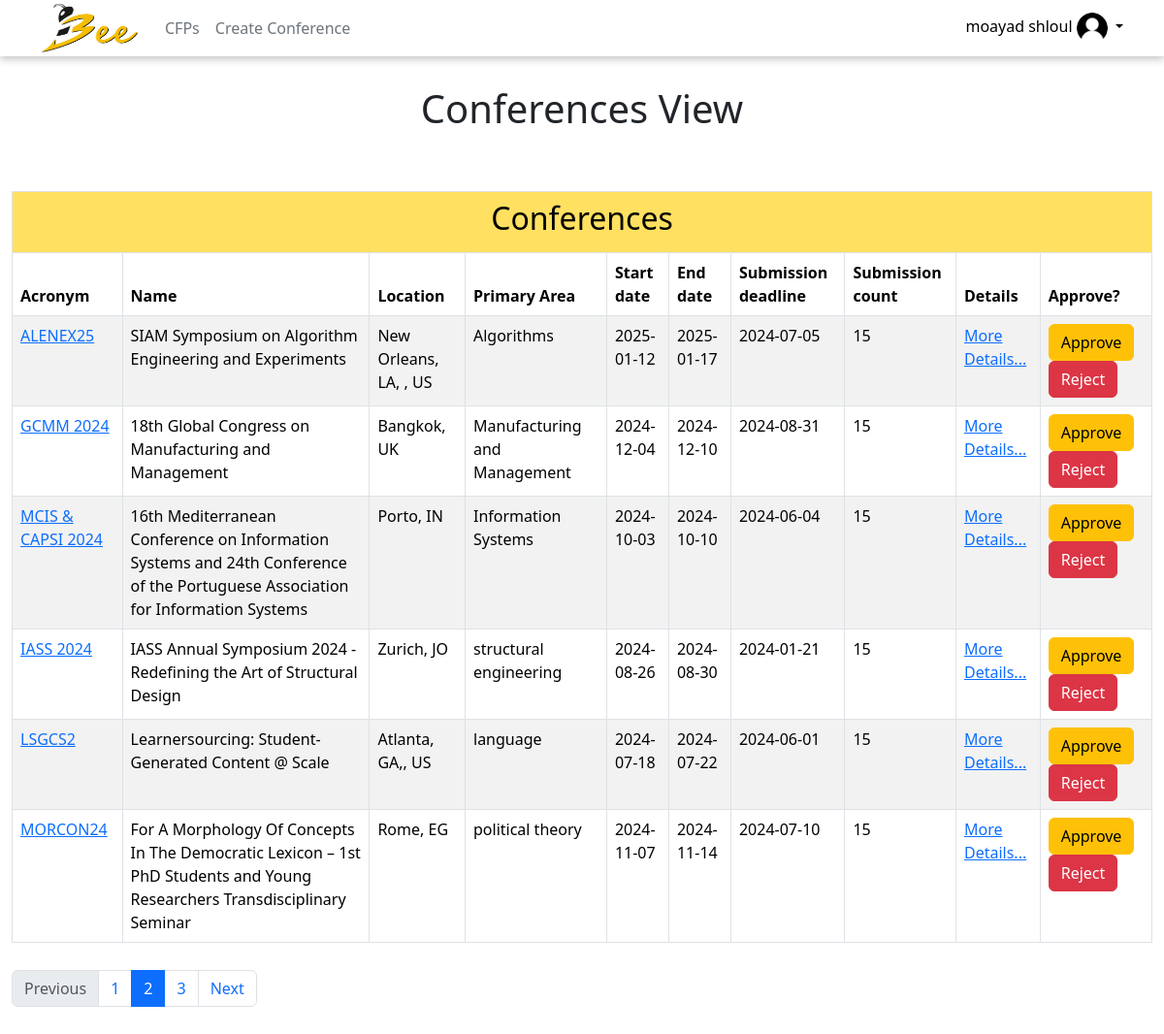
The app's page /tech_admin/index.php (signed in) with its own data.
### tables this page shows
CREATE TABLE `users` (
  `user_id` int(11) NOT NULL,
  `full_name` varchar(255) DEFAULT NULL,
  `email` varchar(255) DEFAULT NULL,
  `phone` varchar(200) DEFAULT NULL,
  `password` varchar(500) DEFAULT NULL,
  `DOB` date NOT NULL,
  `region` varchar(255) DEFAULT NULL,
  `status` int(11) DEFAULT NULL,
  `created_date` timestamp NOT NULL DEFAULT current_timestamp()
);

CREATE TABLE `conference` (
  `conf_id` int(11) NOT NULL,
  `conf_name` varchar(255) DEFAULT NULL,
  `acronym` varchar(200) DEFAULT NULL,
  `start_date` date DEFAULT NULL,
  `end_date` date DEFAULT NULL,
  `sub_deadline` date DEFAULT NULL,
  `sub_count` int(11) DEFAULT NULL,
  `country` varchar(200) DEFAULT NULL,
  `city` varchar(200) DEFAULT NULL,
  `web_page` varchar(200) DEFAULT NULL,
  `primary_area` varchar(200) DEFAULT NULL,
  `sec_area` varchar(200) DEFAULT NULL,
  `area_note` varchar(2500) DEFAULT NULL,
  `user_id` int(11) DEFAULT NULL,
  `contact_phone` varchar(200) DEFAULT NULL,
  `extra_info` varchar(3000) DEFAULT NULL,
  `created_date` timestamp NOT NULL DEFAULT current_timestamp() ON UPDATE current_timestamp(),
  `conf_status` int(11) DEFAULT NULL
);

### userdata.php (called while the page is built, shortened)
<?php
include 'conn.php';
if(isset($_SESSION['user_login'])){
    $user_email = $_SESSION['user_login'];
    function getUserData(){
        global $db;
        global $user_email;
        $sql_userdata = "SELECT * FROM users where email='$user_email'";
        $result_user = mysqli_query($db,$sql_userdata);
        $row = mysqli_fetch_assoc($result_user);
        $userdata = array(
            'user_id' => $row['user_id'],
            'full_name' => $row['full_name'],
            'email' => $row['email'],
            'phone' => $row['phone'],
            'dob' => $row['DOB'],
            'region' => $row['region'],
            'status' => $row['status']
        );
        return $userdata;
    }
}
?>

### tech_admin/index.php (the view, shortened to what this page needs)
<?php
include '../userdata.php';
include '../header.php';
$sql_getConf = "SELECT * FROM conference";
$result_conf = mysqli_query($db,$sql_getConf);
?>
<!DOCTYPE html>
<html>
    <head>
        <link href="https://cdn.jsdelivr.net/npm/bootstrap@5.3.2/dist/css/bootstrap.min.css" rel="stylesheet">
        <link href="../CSS/style.css" rel="stylesheet">
    </head>
    <header class="p-3" id="header">
        <?php echo get_header(); ?>
    </header>
    <body>
        <div class="row main-row">
            <div class="col-md-12">
                <div class="row mb-3">
                    <div class="col-md-12" style="margin-top: 30px;">
                        <div class="row">
                            <div class="col-md-12" style="text-align: center;">
                                <h1>Conferences View</h1>
                            </div>
                        </div>
                    </div>
                </div>
                <div class="row">
                    <div class="col-md-12 " style="padding: 12px; margin-top: 25px;">
                        <div class="cfp-table-div">
                            <table class="table table-striped table-bordered">
                                <thead class="thead-dark">
                                    <tr style="text-align: center;" ><th colspan="10" class="cfp-table"><h2>Conferences</h2></th></tr>
                                    <tr>
                                        <th>Acronym</th>
                                        <th>Name</th>
                                        <th>Location</th>
                                        <th>Primary Area</th>
                                        <th>Start date</th>
                                        <th>End date</th>
                                        <th>Submission deadline</th>
                                        <th>Submission count</th>
                                        <th>Details</th>
                                        <th>Approve?</th>
                                    </tr>
                                </thead>
                                <tbody>
                                    <?php
                                    while($row_conf = mysqli_fetch_assoc($result_conf)){
                                        echo '<tr>
                                        <td><a class="link" href="../conf_cfp">'.$row_conf['acronym'].'</a></td>
                                        <td>'.$row_conf['conf_name'].'</td>
                                        <td>'.$row_conf['city'].', '.$row_conf['country'].'</td>
                                        <td>'.$row_conf['primary_area'].'</td>
                                        <td>'.$row_conf['start_date'].'</td>
                                        <td>'.$row_conf['end_date'].'</td>
                                        <td>'.$row_conf['sub_deadline'].'</td>
                                        <td>15</td>
                                        <td><a href="#" data-id="'.$row_conf['conf_id'].'" name="conf-details">More Details...</a></td>
                                        <td>
                                            <button class="btn btn-warning" name="approve-btn" data-id="'.$row_conf['conf_id'].'">Approve</button>
                                            <button class="btn btn-danger" name="reject-btn" data-id="'.$row_conf['conf_id'].'">Reject</button>
                                        </td>
                                        </tr>';
                                    }
                                    ?>
                                </tbody>
                            </table>
                        </div>
                    </div>
                </div>
                <div class="row">
                    <div class="col-md-12 mb-3">
                        <div class="pagination-div">
                            <ul class="pagination">
                                <li class="page-item disabled">
                                <span class="page-link">Previous</span>
                                </li>
                                <li class="page-item"><a class="page-link" href="#">1</a></li>
                                <li class="page-item active">
                                <span class="page-link">
                                    2
                                </span>
                                </li>
                                <li class="page-item"><a class="page-link" href="#">3</a></li>
                                <li class="page-item">
                                <a class="page-link" href="#">Next</a>
                                </li>
                            </ul>
                        </div>
                    </div>
                </div>
            </div>
        </div>
    </body>
</html>

### header.php (shortened to what this page needs)
<?php
function get_header(){
    $login = false;
    if(isset($_SESSION['user_login'])){
        $login = true;
    }
    $header = '';
    switch($login){
        case true :
            $userdata = getUserData();
            $userName = $userdata['full_name'];
            $header = '<div class="container">
            <div class="d-flex flex-wrap align-items-center justify-content-center justify-content-lg-start">
              <a href="../home" class="d-flex align-items-center mb-2 mb-lg-0 link-body-emphasis text-decoration-none">
                  <img src="../images/logo.png" style="height: 50px; width: 100px; margin: 0; margin-right: 20px;">
              </a>
              <ul class="nav col-12 col-lg-auto me-lg-auto mb-2 justify-content-center mb-md-0">
                  <li><a href="../cfp" class="nav-link px-2 link-secondary">CFPs</a></li>
                  <li><a href="../create_conf" class="nav-link px-2 link-secondary">Create Conference</a></li>
              </ul>
              <div class="dropdown text-end">
                <a href="#" class="d-block link-body-emphasis text-decoration-none dropdown-toggle" data-bs-toggle="dropdown" aria-expanded="false">
                  <span>'.$userName.'</span>
                  <img src="../images/icons/account.png" alt="mdo" width="32" height="32" class="rounded-circle">
                </a>
                <ul class="dropdown-menu text-small">
                  <li><a class="dropdown-item" href="../profile">Profile</a></li>
                  <li><hr class="dropdown-divider"></li>
                  <li><a class="dropdown-item" href="../select_role">Roles</a></li>
                  <li><hr class="dropdown-divider"></li>
                  <li><a class="dropdown-item" href="../Logout.php">Sign out</a></li>
                </ul>
              </div>
            </div>
          </div>';
            break;
    }
    return $header;
}
?>

### CSS/style.css (style rules this page uses)
:root { --content-box: #f7f7f6; --border: #dfdfdf; --main-h1: #c67b00; --main-color: #1377ff; --secondary-gray: #676767; --h3-second: #0003c2; --honey: #F6BE00; --control-header: #F6BE00; --suspended-p: #9a9a9a; }
html, body { width: 100% !important; display: flex; flex-direction: column; }
body { min-height: 100vh; }
header { box-shadow: rgba(0, 0, 0, 0.24) 0px 3px 8px; }
#header { padding: 4px !important; }
.main-row { width: 100% !important; margin: 0 !important; padding: 0 !important; }
.cfp-table { background-color: #ffe061 !important; }
.pagination-div { text-align: center; width: 100%; }

### records on screen
users: full_name "moayad shloul"
conference: acronym "ALENEX25", conf_name "SIAM Symposium on Algorithm Engineering and Experiments", city "New Orleans, LA,", country "US", primary_area "Algorithms", start_date "2025-01-12", end_date "2025-01-17", sub_deadline "2024-07-05"
conference: acronym "GCMM 2024", conf_name "18th Global Congress on Manufacturing and Management", city "Bangkok", country "UK", primary_area "Manufacturing and Management", start_date "2024-12-04", end_date "2024-12-10", sub_deadline "2024-08-31"
conference: acronym "MCIS & CAPSI 2024", conf_name "16th Mediterranean Conference on Information Systems and 24th Conference of the Portuguese Association for Information Systems", city "Porto", country "IN", primary_area "Information Systems", start_date "2024-10-03", end_date "2024-10-10", sub_deadline "2024-06-04"
conference: acronym "IASS 2024", conf_name "IASS Annual Symposium 2024 - Redefining the Art of Structural Design", city "Zurich", country "JO", primary_area "structural engineering", start_date "2024-08-26", end_date "2024-08-30", sub_deadline "2024-01-21"
conference: acronym "LSGCS2", conf_name "Learnersourcing: Student-Generated Content @ Scale", city "Atlanta, GA,", country "US", primary_area "language", start_date "2024-07-18", end_date "2024-07-22", sub_deadline "2024-06-01"
conference: acronym "MORCON24", conf_name "For A Morphology Of Concepts In The Democratic Lexicon – 1st PhD Students and Young Researchers Transdisciplinary Seminar", city "Rome", country "EG", primary_area "political theory", start_date "2024-11-07", end_date "2024-11-14", sub_deadline "2024-07-10"
